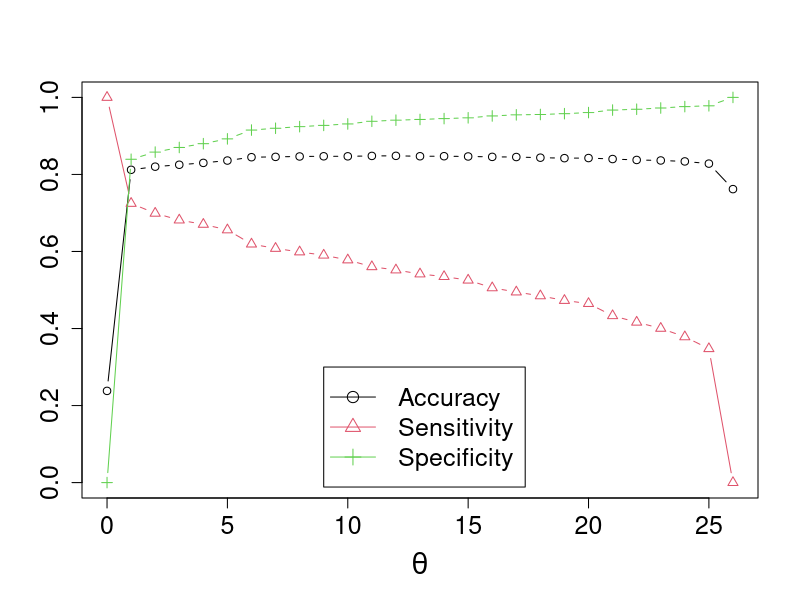

Generate this figure with R:
X <- read.csv('specs.csv')

pdf("theta.pdf")
par(cex.lab=1.7, cex.axis = 1.5)
plot(X$theta, X$accuracy, xlab=expression(theta), ylab="",pch=1, col=1, type="b", ylim=c(0, 1),)
lines(X$theta,X$sensitivity, pch=2, col=2,type='b')
lines(X$theta,X$specificity, pch=3, col=3, type='b')
legend(9, 0.3,
       legend=c("Accuracy", "Sensitivity", "Specificity"),
       pch=1:3,
       col=1:3,
       lty=1,
       cex= 1.5)
dev.off()
